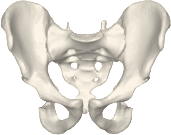
#> input picture ui/src/assets/bones/pelvis.png, 171 x 135 px
$ python cut-bones.py ../src/assets/bones/pelvis.png
#> lines starting #> are read from the running program, lines starting #| are printed output that depends on the picture
"""Cuts one rendered skeleton into the separate bones the overlay places on a tracked body.

Source: "Pelvis (male) 00 - anterior view.png" from Wikimedia Commons, a BodyParts3D render
(c) The Database Center for Life Science, licensed CC BY-SA 2.1 Japan.
https://commons.wikimedia.org/wiki/File:Pelvis_(male)_00_-_anterior_view.png

Usage: python3 scripts/cut-bones.py path/to/source.png   (needs Pillow)
Writes src/assets/bones/*.png and bones.json: where each piece sits in the source render, and
where the joints are in it. The overlay maps those joints onto the tracked ones.
"""
import json
import math
import os
import sys
from collections import deque

from PIL import Image

OUT = os.path.join(os.path.dirname(__file__), '..', 'src', 'assets', 'bones')
src = Image.open(sys.argv[1]).convert('RGB')
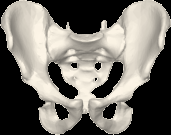
#> src: PIL image 171x135 RGB; mean R, G, B 118.6, 115, 108.3
W, H = src.size
#> W = 171; H = 135
px = src.load()

# Joints, read off the render. "R" is the person's right, which is the image's left.
J = {
    'earR': (517, 102), 'earL': (607, 102),
    'shoulderR': (460, 232), 'shoulderL': (667, 232),
    'elbowR': (420, 414), 'elbowL': (700, 414),
    'wristR': (397, 563), 'wristL': (728, 563),
    'indexR': (398, 618), 'indexL': (729, 618),
    'hipR': (510, 568), 'hipL': (625, 568),
    'kneeR': (512, 834), 'kneeL': (610, 834),
    'ankleR': (510, 1052), 'ankleL': (612, 1052),
    'toeR': (482, 1093), 'toeL': (642, 1093),
}
mid = lambda a, b: ((a[0] + b[0]) / 2, (a[1] + b[1]) / 2)
J['neck'] = mid(J['shoulderR'], J['shoulderL'])
J['pelvis'] = mid(J['hipR'], J['hipL'])

# 1. Background: the large areas of exact white. Small white specks are highlights on bone.
WHITE = (255, 255, 255)
label = bytearray(W * H)  # 0 unknown, 1 background, 2 not background
for start in range(W * H):
    if label[start] or px[start % W, start // W] != WHITE:
        continue
    seen = [start]
    label[start] = 2
    queue = deque(seen)
    while queue:
        i = queue.popleft()
        x, y = i % W, i // W
        for nx, ny in ((x + 1, y), (x - 1, y), (x, y + 1), (x, y - 1)):
            if 0 <= nx < W and 0 <= ny < H:
                n = ny * W + nx
                if not label[n] and px[nx, ny] == WHITE:
                    label[n] = 2
                    seen.append(n)
                    queue.append(n)
    if len(seen) >= 20:
        for i in seen:
            label[i] = 1
is_bg = lambda x, y: not (0 <= x < W and 0 <= y < H) or label[y * W + x] == 1

def is_red(c):
    return c[0] - c[1] > 22 and c[0] - c[2] > 22

# 2. One RGBA master: background cleared, edges softened, the red pelvis turned back to bone.
TINT = (1.0, 0.972, 0.915)  # the render is neutral grey; bone is slightly warm
master = Image.new('RGBA', (W, H), (0, 0, 0, 0))
#> master: PIL image 171x135 RGBA; every value is 0
mp = master.load()
red = bytearray(W * H)
for y in range(H):
    for x in range(W):
        if is_bg(x, y):
            continue
        r, g, b = px[x, y]
        alpha = 255
        if is_red((r, g, b)):
            red[y * W + x] = 1
            # A red surface is diffuse red plus white highlight: the highlight is the green channel.
            alpha = min(255, int((r - g - 22) / 45 * 255)) if r - g < 67 else 255
            v = min(255, int(0.92 * (r - g) + g + 12))
            r = g = b = v
        elif any(is_bg(x + dx, y + dy) for dx, dy in ((1, 0), (-1, 0), (0, 1), (0, -1))):
            # A light pixel on the outline is bone blended into the white behind it.
            lightest = min(r, g, b)
            if lightest > 205:
                a = max(0.3, (255 - lightest) / 50)
                alpha = int(255 * a)
                r, g, b = (max(0, min(255, int((c - 255 * (1 - a)) / a))) for c in (r, g, b))
        mp[x, y] = (int(r * TINT[0]), int(g * TINT[1]), int(b * TINT[2]), alpha)

def along(a, b, x, y):
    """Distance along a->b and distance from that line, in pixels."""
    dx, dy = b[0] - a[0], b[1] - a[1]
    L = math.hypot(dx, dy)
    t = ((x - a[0]) * dx + (y - a[1]) * dy) / L
    d = abs((x - a[0]) * dy - (y - a[1]) * dx) / L
    return t, d, L

def limb(a, b, before, after, radius):
    """Pixels beside the line a->b: from `before` px ahead of a to `after` px past b, within radius(t, L)."""
    def test(x, y):
        t, d, L = along(a, b, x, y)
        return -before <= t <= L + after and d <= radius(t, L)
    return test

def box(x0, y0, x1, y1):
    return lambda x, y: x0 <= x <= x1 and y0 <= y <= y1

def humerus(side):
    return limb(J['shoulder' + side], J['elbow' + side], 18, 3, lambda t, L: 19 if t < 20 else 24 if t > L - 30 else 17)

def femur(side):
    return limb(J['hip' + side], J['knee' + side], 26, 4, lambda t, L: 42 if t < L * 0.35 else 34 if t > L - 45 else 30)

def torso(x, y):
    if not (436 <= x <= 692 and 163 <= y <= 512) or red[y * W + x]:
        return False
    if y > 470 and abs(x - 565) > 38:  # below the ribs only the backbone belongs here
        return False
    for side in 'RL':  # the arm hangs over the ribs in the render; it is its own piece
        t, d, _ = along(J['shoulder' + side], J['elbow' + side], x, y)
        if t >= 12 and d <= 20:
            return False
    return True

PIECES = {
    'skull': lambda x, y: y < 166 and 500 <= x <= 625,
    'torso': torso,
    'pelvis': lambda x, y: bool(red[y * W + x]),
}
for s in 'RL':
    not_red = lambda f: (lambda x, y: f(x, y) and not red[y * W + x])
    PIECES['humerus' + s] = humerus(s)
    PIECES['forearm' + s] = limb(J['elbow' + s], J['wrist' + s], 3, 2, lambda t, L: 21)
    PIECES['femur' + s] = not_red(femur(s))
    PIECES['shin' + s] = limb(J['knee' + s], J['ankle' + s], 4, 8, lambda t, L: 34 if t < 40 else 26)
#> after the loop, PIECES = 11 items
PIECES['handR'] = box(340, 561, 440, 680)
PIECES['handL'] = box(690, 561, 790, 680)
PIECES['footR'] = box(455, 1047, 548, H)
PIECES['footL'] = box(575, 1047, 668, H)

def drop_crumbs(piece, smallest=140):
    """Clears islands too small to be bone: slivers of a neighbour's outline left by the cut."""
    pp = piece.load()
    done = bytearray(W * H)
    for start in range(W * H):
        if done[start] or not pp[start % W, start // W][3]:
            continue
        island = [start]
        done[start] = 1
        queue = deque(island)
        while queue:
            i = queue.popleft()
            x, y = i % W, i // W
            for nx, ny in ((x + 1, y), (x - 1, y), (x, y + 1), (x, y - 1)):
                if 0 <= nx < W and 0 <= ny < H:
                    n = ny * W + nx
                    if not done[n] and pp[nx, ny][3]:
                        done[n] = 1
                        island.append(n)
                        queue.append(n)
        if len(island) < smallest:
            for i in island:
                pp[i % W, i // W] = (0, 0, 0, 0)

pieces = {}
for name, inside in PIECES.items():
    piece = Image.new('RGBA', (W, H), (0, 0, 0, 0))
    pp = piece.load()
    for y in range(H):
        for x in range(W):
            if mp[x, y][3] and inside(x, y):
                pp[x, y] = mp[x, y]
    drop_crumbs(piece)
#> (the run stopped early here; a loop or call above may not have finished)

$ run again, with ui/src/assets/bones/femurL.png copied over ui/src/assets/bones/pelvis.png
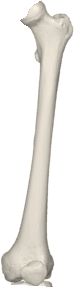
#> input picture ui/src/assets/bones/femurL.png, 74 x 287 px
#> `src = Image.open(sys.argv[1]).convert('RGB')`:
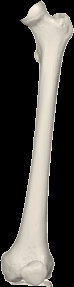
#> src: PIL image 74x287 RGB; mean R, G, B 76.3, 74, 69.6
#> master: PIL image 74x287 RGBA; every value is 0
#> after the loop `for y in range(H):`: v = 137
#> after the loop `for s in 'RL':`: PIECES = 11 items

$ run again, with ui/src/assets/bones/femurR.png copied over ui/src/assets/bones/pelvis.png
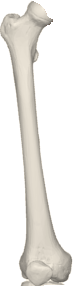
#> input picture ui/src/assets/bones/femurR.png, 73 x 286 px
#> `src = Image.open(sys.argv[1]).convert('RGB')`:
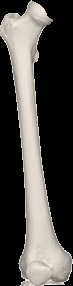
#> src: PIL image 73x286 RGB; mean R, G, B 77.4, 75, 70.6
#> master: PIL image 73x286 RGBA; every value is 0
#> after the loop `for y in range(H):`: v = 229
#> after the loop `for s in 'RL':`: PIECES = 11 items

$ run again, with ui/src/assets/bones/footL.png copied over ui/src/assets/bones/pelvis.png
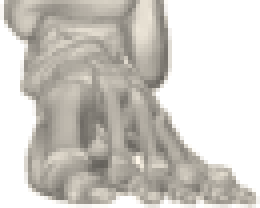
#> input picture ui/src/assets/bones/footL.png, 65 x 52 px (shown 4 times larger)
#> `src = Image.open(sys.argv[1]).convert('RGB')`:
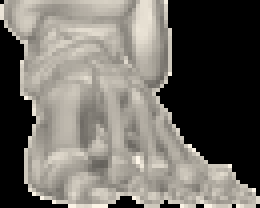
#> src: PIL image 65x52 RGB (shown 4 times larger); mean R, G, B 110.9, 107.5, 101.2
#> master: PIL image 65x52 RGBA; every value is 0
#> after the loop `for s in 'RL':`: PIECES = 11 items
